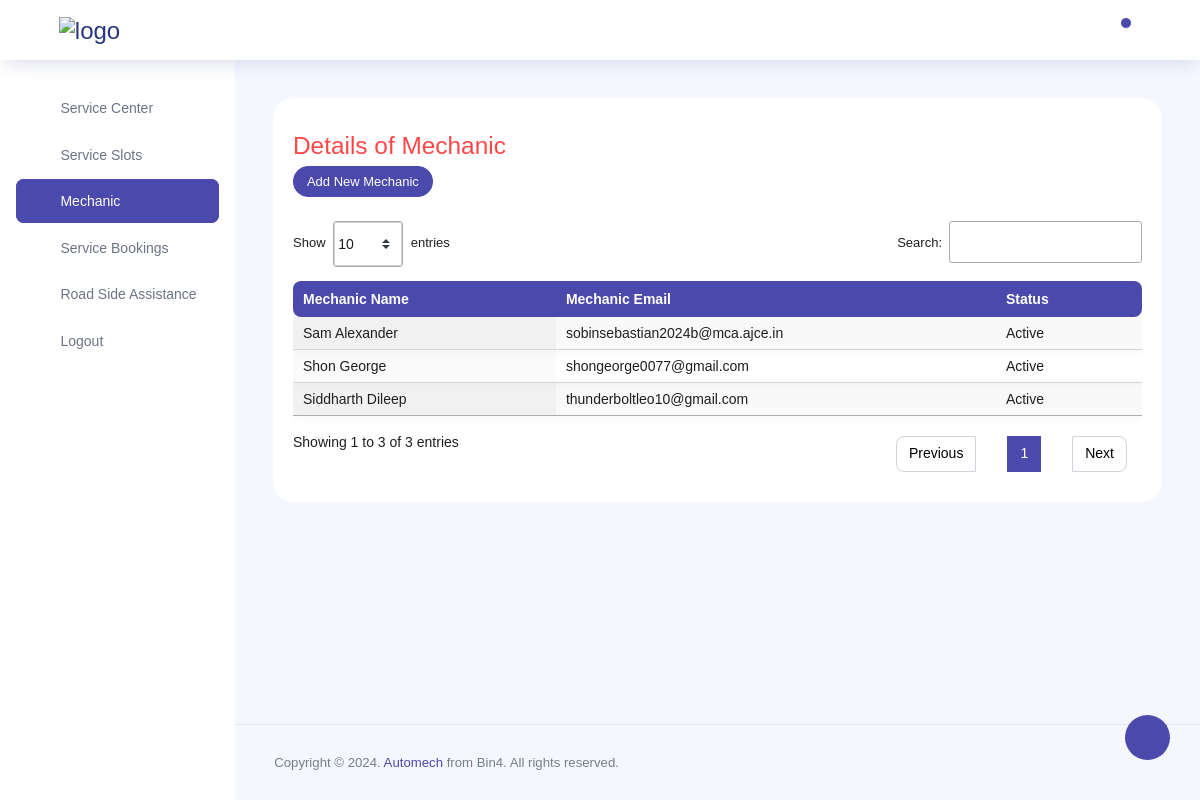
/manager/mechanic/ (signed in), run on an earlier commit of the app's database.
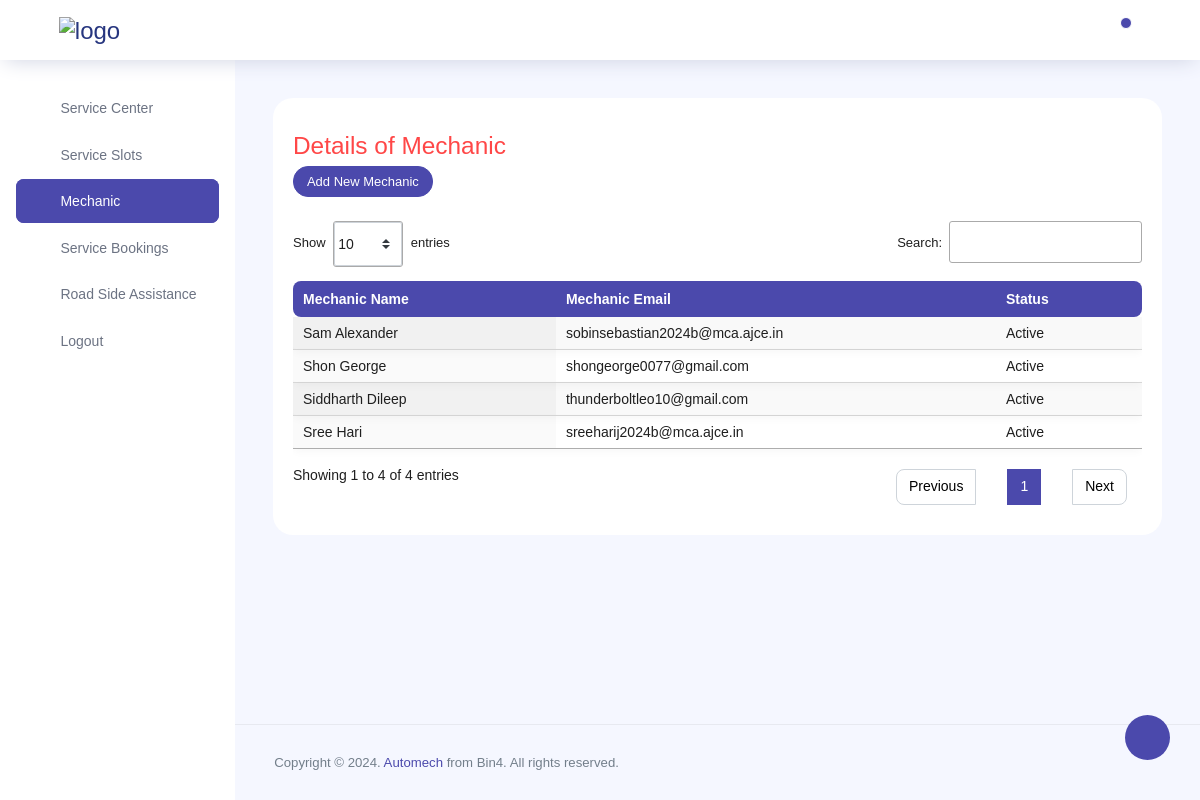
And on a later commit of the database.
### client/models.py (models this page shows, shortened)
class mechanicList(models.Model):
    mechanic = models.OneToOneField(Client, on_delete=models.CASCADE)
    service_center = models.ForeignKey(ServiceCenter, on_delete=models.CASCADE)
    def __str__(self):
        return str(self.mechanic)

class User(AbstractUser):
    email=models.EmailField(max_length=100,unique=True)
    USERNAME_FIELD='email'
    REQUIRED_FIELDS=['first_name', 'last_name']
    class Role(models.TextChoices):
        ADMIN="ADMIN",'Admin'
        MECHANIC="MECHANIC",'Mechanic'
        MANAGER="MANAGER",'Manager'
        CLIENT="CLIENT",'Client'
    slug = models.SlugField(unique=True,blank=True)
    base_role = Role.CLIENT
    role = models.CharField(max_length=50, choices=Role.choices)
    objects = CustomUserManager()

### client/manager_views.py (the view)
# urls.py: path('mechanic/',views.manager_mechanic,name="manager_mechanic"),
@manager_required
@cache_control(no_cache=True, must_revalidate=True, no_store=True, max_age=0)
def manager_mechanic(request):
    user = request.user
    service_center_instance = ServiceCenter.objects.get(manager = user)
    if request.method == 'POST':
        form = MechanicAddFrom(request.POST)
        if form.is_valid():
            client_instance = form.save()
            mechanic_list_instance = mechanicList.objects.create(
                mechanic=client_instance,
                service_center=service_center_instance,)
            sweetify.success(request, 'New Mechanic is Added', text= f'New Mechanic is successfully Added',timer=5000, persistent=False,)
            return redirect('manager_mechanic')
        else :
            form = MechanicAddFrom()
            sweetify.error(request, 'Error', text="Failed to add new mechanic. Please try again later.", timer=5000, persistent=False)
            return redirect('manager_mechanic')
    else:
        form = MechanicAddFrom()
    mec_list = mechanicList.objects.filter(service_center=service_center_instance)
    context = {
        'form' : form,
        'mechanics' : mec_list,
    }
    return render(request, 'manager/manager_mechanic.html',context)

### client/forms.py (shortened to what this page needs)
class MechanicAddFrom(forms.ModelForm):
    class Meta:
        model = Mechanic
        fields = ('email','first_name', 'last_name')
        widgets = {
            'email': forms.TextInput(attrs={'placeholder': 'Enter the Email','class': 'form-control'}),
            'first_name': forms.TextInput(attrs={'placeholder': 'Enter the First Name ','class': 'form-control'}),
            'last_name': forms.TextInput(attrs={'placeholder': 'Enter the Last Name ','class': 'form-control'}),
            }

### templates/manager/manager_mechanic.html (shortened to what this page needs)
{% extends 'manager/managerbase.html' %}
{% block conhead%}
  <link rel="stylesheet" type="text/css" href="https://cdn.datatables.net/1.11.5/css/jquery.dataTables.css">
{% endblock %}
{%block content%}
{% load static %}
  <div class="row">
    <div class="col-md-12 grid-margin stretch-card">
      <div class="card">
        <div class="card-body">
          <h3 class="text-danger mt-3">Details of Mechanic </h3>
          <button type="button" class="btn btn-primary btn-sm" data-toggle="modal" data-target="#exampleModal" id="bt_add_mech">
            Add New Mechanic
          </button>
         {%if mechanics%}
            <div class="table-responsive mt-4">
              <table id="myDataTable" class="display expandable-table dataTable no-footer">
                <thead>
                    <tr>
                        <th>Mechanic Name</th>
                        <th> Mechanic Email</th>
                        <th> Status</th>
                    </tr>
                </thead>
                <tbody>
                  {%for mech in mechanics%}
                  <tr>
                    <td> {{mech.mechanic.get_full_name}} </td>
                    <td>{{mech}}</td>
                    <td> {% if mech.mechanic.is_active == 1 %} Active {%else%} deactivate {%endif%}</td>
                  </tr>
                  {% endfor %}
                    </tbody>
              </table>
            </div>
          {%endif%}
        </div>
      </div>
    </div>
  </div>
 {%endblock%}

What changed in the data, as far as the page shows it:
added mechanicList: mechanic.get_full_name "Sree Hari", mechanic.email "sreeharij2024b@mca.ajce.in", shows "Active"
Also different on the page:
text written by a page script: "Show entries Search: Showing 1 to 3 of 3 entries Previous 1 Next" → "Show entries Search: Showing 1 to 4 of 4 entries Previous 1 Next"
